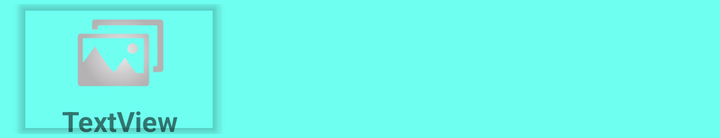
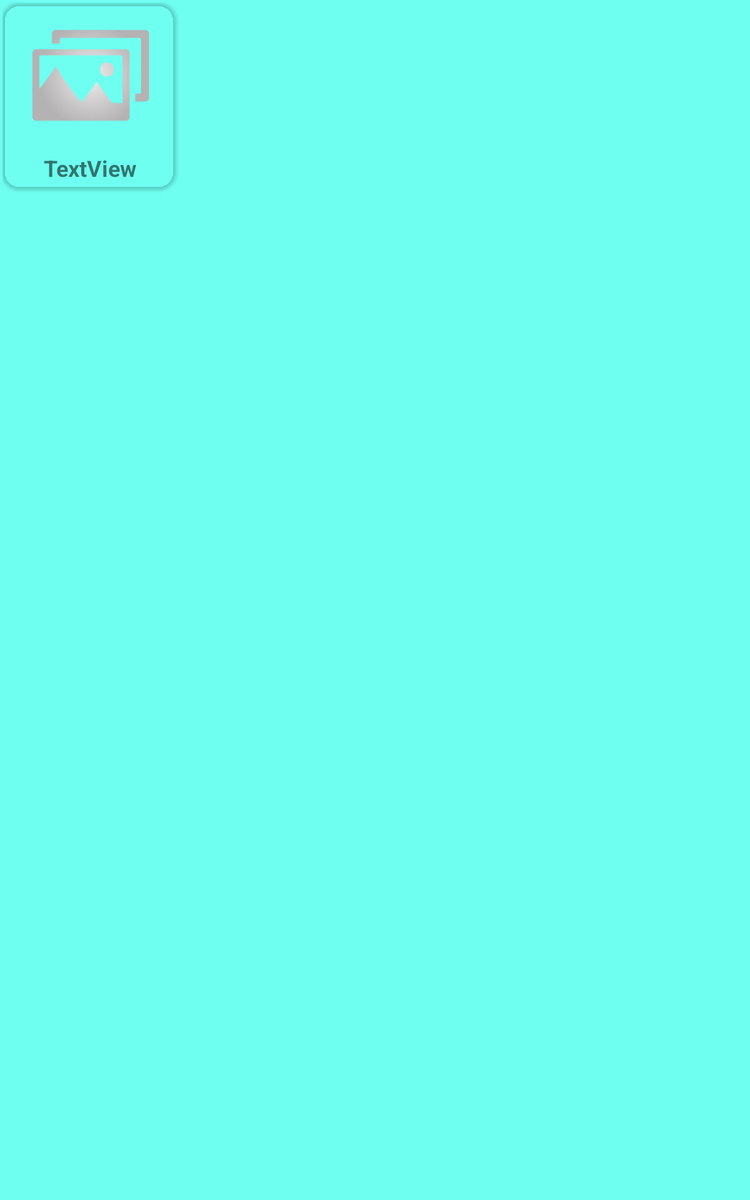

An Android layout and its configuration variant, each rendered on a device that would load it. The default file and the variant file are quoted in full after the pictures.
<!-- AndroidManifest.xml: application theme AppThemeDefinitivo -->
<!-- res/layout/card_view_lista_pictos.xml -->
<?xml version="1.0" encoding="utf-8"?>
<android.support.constraint.ConstraintLayout xmlns:android="http://schemas.android.com/apk/res/android"
    xmlns:app="http://schemas.android.com/apk/res-auto"
    xmlns:tools="http://schemas.android.com/tools"
    android:layout_width="wrap_content"
    android:layout_height="wrap_content"
    android:orientation="vertical"
    android:padding="2dp">

    <android.support.v7.widget.CardView
        android:id="@+id/cvlpid"
        android:layout_width="100dp"
        android:layout_height="65dp"
        android:layout_marginLeft="8dp"
        android:layout_marginTop="0dp"
        app:cardBackgroundColor="@color/Secundary"
        app:layout_constraintLeft_toLeftOf="parent"
        app:layout_constraintTop_toTopOf="parent"
        android:layout_marginRight="8dp"
        app:layout_constraintRight_toRightOf="parent"
        app:layout_constraintBottom_toBottomOf="parent"
        android:layout_marginBottom="0dp">

        <android.support.constraint.ConstraintLayout
            android:layout_width="match_parent"
            android:layout_height="match_parent">

            <TextView
                android:id="@+id/cvlptv"
                android:layout_width="0dp"
                android:layout_height="17dp"
                android:layout_marginBottom="0dp"
                android:layout_marginLeft="0dp"
                android:layout_marginRight="0dp"
                android:layout_marginTop="0dp"
                android:text="TextView"
                android:textAlignment="center"
                android:textStyle="bold"
                app:layout_constraintBottom_toBottomOf="parent"
                app:layout_constraintHorizontal_bias="0.0"
                app:layout_constraintLeft_toLeftOf="parent"
                app:layout_constraintRight_toRightOf="parent"
                app:layout_constraintTop_toBottomOf="@+id/cvlpiv"
                app:layout_constraintVertical_bias="0.0" />

            <ImageView
                android:id="@+id/cvlpiv"
                android:layout_width="0dp"
                android:layout_height="49dp"
                android:layout_marginLeft="0dp"
                android:layout_marginRight="0dp"
                android:layout_marginTop="0dp"
                android:scaleType="fitCenter"
                app:layout_constraintHorizontal_bias="0.75"
                app:layout_constraintLeft_toLeftOf="parent"
                app:layout_constraintRight_toRightOf="parent"
                app:layout_constraintTop_toTopOf="parent"
                app:srcCompat="@drawable/imagenvacia" />
        </android.support.constraint.ConstraintLayout>
    </android.support.v7.widget.CardView>

</android.support.constraint.ConstraintLayout>
<!-- resources referenced by this layout -->
<resources>
  <!-- drawable imagenvacia: png bitmap (drawable, 9573 bytes) -->
  <style name="AppThemeDefinitivo" parent="Theme.AppCompat.Light.NoActionBar">
          <item name="colorPrimary">@android:color/holo_blue_bright</item>
          <item name="colorPrimaryDark">@color/colorPrimaryDark</item>
          <item name="colorAccent">@android:color/holo_green_light</item>
          <item name="android:colorBackground">#6EFFFE</item>
          <item name="android:textColorPrimary">@android:color/background_dark</item>
          <item name="android:windowBackground">@color/Fondo</item>
      </style>
  <color name="colorPrimaryDark">#303f9f</color>
  <color name="Fondo">#6efff1</color>
</resources>
<!-- res/layout-large/card_view_lista_pictos.xml (the repository's variant of the layout above) -->
<!-- drawn on a 7-inch tablet held upright -->
<?xml version="1.0" encoding="utf-8"?>
<android.support.constraint.ConstraintLayout xmlns:android="http://schemas.android.com/apk/res/android"
    xmlns:app="http://schemas.android.com/apk/res-auto"
    xmlns:tools="http://schemas.android.com/tools"
    android:layout_width="match_parent"
    android:layout_height="match_parent"
    android:orientation="vertical"
    android:padding="2dp">

    <android.support.v7.widget.CardView
        android:id="@+id/cvlpid"
        android:layout_width="140dp"
        android:layout_height="150dp"
        app:cardBackgroundColor="@color/Secundary"
        app:cardCornerRadius="15dp"
        app:contentPadding="5dp"
        tools:layout_editor_absoluteX="8dp"
        tools:layout_editor_absoluteY="0dp">

        <android.support.constraint.ConstraintLayout
            android:layout_width="match_parent"
            android:layout_height="match_parent">

            <TextView
                android:id="@+id/cvlptv"
                android:layout_width="0dp"
                android:layout_height="25dp"
                android:layout_marginBottom="0dp"
                android:layout_marginLeft="0dp"
                android:layout_marginRight="0dp"
                android:layout_marginTop="8dp"
                android:text="TextView"
                android:textAlignment="center"
                android:textSize="18sp"
                android:textStyle="bold"
                app:layout_constraintBottom_toBottomOf="parent"
                app:layout_constraintHorizontal_bias="0.0"
                app:layout_constraintLeft_toLeftOf="parent"
                app:layout_constraintRight_toRightOf="parent"
                app:layout_constraintTop_toBottomOf="@+id/cvlpiv"
                app:layout_constraintVertical_bias="0.0" />

            <ImageView
                android:id="@+id/cvlpiv"
                android:layout_width="0dp"
                android:layout_height="107dp"
                android:layout_marginLeft="0dp"
                android:layout_marginRight="0dp"
                android:layout_marginTop="0dp"
                android:scaleType="fitCenter"
                app:layout_constraintHorizontal_bias="0.75"
                app:layout_constraintLeft_toLeftOf="parent"
                app:layout_constraintRight_toRightOf="parent"
                app:layout_constraintTop_toTopOf="parent"
                app:srcCompat="@drawable/imagenvacia" />
        </android.support.constraint.ConstraintLayout>
    </android.support.v7.widget.CardView>

</android.support.constraint.ConstraintLayout>
